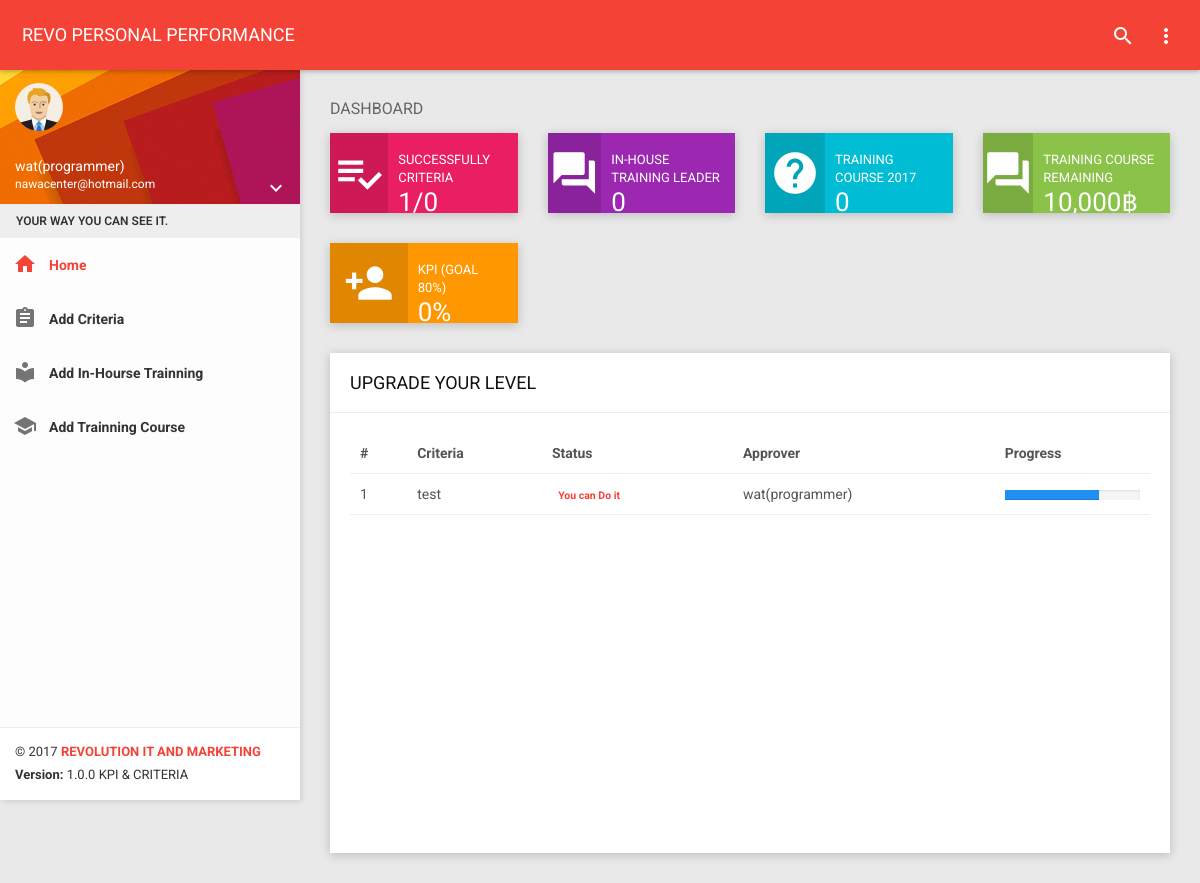
The page /dashboard.php?page=listcriteria (signed in) on the database as committed earlier.
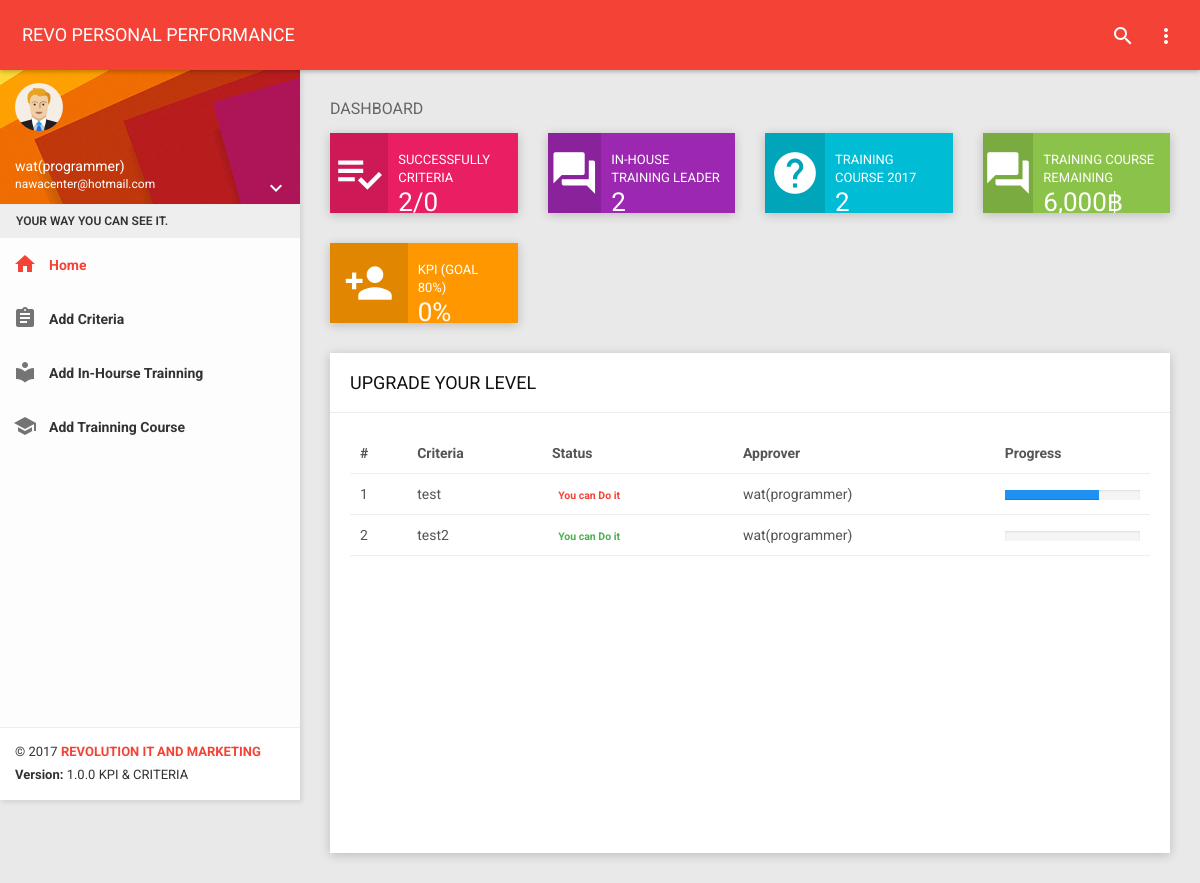
The same page on the database as committed later.
### tables this page shows
CREATE TABLE `criteria` (
  `id` mediumint(9) NOT NULL,
  `employee_id` smallint(6) NOT NULL,
  `criteria` varchar(255) NOT NULL,
  `approver_id` smallint(6) NOT NULL,
  `progress` smallint(6) NOT NULL,
  `status` enum('You can Do it','Trying','Well Done') NOT NULL,
  `color` varchar(20) NOT NULL
);

CREATE TABLE `account` (
  `employee_id` smallint(6) NOT NULL,
  `name` varchar(50) NOT NULL,
  `username` varchar(30) NOT NULL,
  `password` varchar(64) NOT NULL,
  `status` enum('pass','deny') NOT NULL,
  `date_login` datetime NOT NULL
);

### controller/class/database.php (called while the page is built, shortened)
<?php
Class MyDatabase
{
  function MyDatabase()
  {
    $server="localhost";
    $user="root";
    $pass="000000";
    $database="kpi";
    $this->con=mysqli_connect($server,$user,$pass,$database);
  }
  function fncSelectRecord($strCondition)
  {
      $strSQL = "$strCondition";
      $objQuery =mysqli_query($this->con,$strSQL);
      if(!$objQuery){
        $num_rows =0;
      }else{
        $num_rows = mysqli_num_rows($objQuery);
      }
      $rowResult = array();
      if ($num_rows>0) {
        while($row =mysqli_fetch_assoc($objQuery)){
        $rowResult[] = $row;
      }
  }
    return   $rowResult;
  }
  function __destruct() {
      return mysqli_close($this->con);
    }
}
 ?>

### controller/class/criteria.php (called while the page is built, shortened)
<?php
require_once("database.php");
class criteria
{
  public function countCriteria($type)
  {
    $employee_id = $_SESSION['employee_id'];
    if ($type=="all") {
    $sql="and status = 'Well Done'";
  }else {
  $sql="";
  }
    $clsMyDB = new MyDatabase();
    $sqlCondition = "SELECT count(*) as count FROM criteria WHERE employee_id ='$employee_id'".$sql;
    $objSelect = $clsMyDB->fncSelectRecord($sqlCondition);
    if(!$objSelect)
    {
    $data="0";
    }
    else{
    $data=$objSelect[0][count];
    }
    return $data;
  }
  public function listCriteria()
  {
$employee_id = $_SESSION['employee_id'];
$clsMyDB = new MyDatabase();
$sqlCondition = "SELECT c.id,c.criteria,c.approver_id,c.progress,c.status,c.color, a.name FROM criteria c LEFT JOIN account a ON c.employee_id=a.employee_id WHERE c.employee_id ='$employee_id'";
$objSelect = $clsMyDB->fncSelectRecord($sqlCondition);
if(!$objSelect)
{
$data="No data";
}
else{
$data=$objSelect;
}
return $data;
  }
public function calculateKpi($data_criteria,$data_criteria_all)
{
if ($data_criteria_all==0) {
$data=0;
}else {
$data=$data_criteria/$data_criteria_all;
}
return $data;
}
}
 ?>

### controller/dashboard.php (called while the page is built)
<?php
require_once("class/criteria.php");
require_once("class/trainning.php");
$obj_criteria= new criteria;
$data_criteria=$obj_criteria->countCriteria("not_all");
$data_criteria_all=$obj_criteria->countCriteria("all");
$data_criteria_list=$obj_criteria->listCriteria();
$data_kpi=$obj_criteria->calculateKpi($data_criteria,$data_criteria_all);
$obj_trainning= new trainning;
$data_count_in_house=$obj_trainning->countInHouse();
$data_count_trainning_course=$obj_trainning->countTrainningCourse();
$data_trainning_remaining=$obj_trainning->TrainningRemaining();
 ?>

### controller/class/trainning.php (called while the page is built, shortened)
<?php
require_once("database.php");
class trainning
{
public function countInHouse()
{
  $employee_id = $_SESSION['employee_id'];
  $clsMyDB = new MyDatabase();
  $sqlCondition = "SELECT count(*) as count  FROM in_house_train WHERE employee_id ='$employee_id' ";
  $objSelect = $clsMyDB->fncSelectRecord($sqlCondition);
  if(!$objSelect)
  {
  $data="0";
  }
  else{
  $data=$objSelect[0][count];
  }
  return $data;
}
public function countTrainningCourse()
{
  $employee_id = $_SESSION['employee_id'];
  $clsMyDB = new MyDatabase();
  $sqlCondition = "SELECT count(*) as count  FROM train_course WHERE employee_id ='$employee_id'";
  $objSelect = $clsMyDB->fncSelectRecord($sqlCondition);
  if(!$objSelect)
  {
  $data="0";
  }
  else{
  $data=$objSelect[0][count];
  }
  return $data;
}
public function TrainningRemaining()
{
  $employee_id = $_SESSION['employee_id'];
  $year=date("Y");
  $clsMyDB = new MyDatabase();
  $sqlCondition = "SELECT sum(train_course_cost) as cost  FROM train_course WHERE employee_id ='$employee_id' and year(train_course_day)='$year' ";
  $objSelect = $clsMyDB->fncSelectRecord($sqlCondition);
  if(!$objSelect)
  {
  $data="10000";
  }
  else{
  $data=(10000-$objSelect[0][cost]);
  }
  return $data;
}
}
 ?>

### listcriteria.php (the view)
<?php
$totaldata=count($data_criteria_list);
if($totaldata>0){
 ?>
 <div class="header">
     <h2>UPGRADE YOUR LEVEL</h2>
 </div>
 <div class="body">
  <div class="table-responsive">
      <table class="table table-hover dashboard-task-infos">
          <thead>
              <tr>
                  <th>#</th>
                  <th>Criteria</th>
                  <th>Status</th>
                  <th>Approver</th>
                  <th>Progress</th>
              </tr>
          </thead>
          <tbody>
          <?php
          for ($i=0; $i <$totaldata ; $i++) {
            ?>
            <tr>
                <td><?= ($i+1) ?></td>
                <td><?=$data_criteria_list[$i]["criteria"]?></td>
                <td><span class="label <?=$data_criteria_list[$i]["color"]?>"><?=$data_criteria_list[$i]["status"]?></span></td>
                <td><?=$data_criteria_list[$i]["approver"]?><?=$data_criteria_list[$i]["name"]?></td>
                <td>
                    <div class="progress">
                        <div class="progress-bar <?=$data_criteria_list[$i]["color"]?>" role="progressbar" aria-valuenow="<?=$data_criteria_list[$i]["progress"];?>" aria-valuemin="0" aria-valuemax="100" style="width: <?=$data_criteria_list[$i]["progress"];?>%"></div>
                    </div>
                </td>
            </tr>
            <?php
          }
          ?>
          </tbody>
      </table>
  </div>
   </div>
  <?php
}else{
  echo "no data";
}
   ?>

### dashboard.php (shortened to what this page needs)
<?php
require_once("controller/dashboard.php");
$page=$_GET[page];
?>
<!DOCTYPE html>
<html>
<head>
    <link href="plugins/bootstrap/css/bootstrap.css" rel="stylesheet">
    <link href="css/style.css" rel="stylesheet">
    <link href="css/themes/all-themes.css" rel="stylesheet" />
    <link rel="stylesheet" href="bower_components/eonasdan-bootstrap-datetimepicker/build/css/bootstrap-datetimepicker.min.css" />
</head>
<body class="theme-red">
    <?php include("include/navbar-header.php");?>
    <?php include("include/leftsidebar.php");?>
    <section class="content">
        <div class="container-fluid">
            <div class="block-header">
                <h2>DASHBOARD</h2>
            </div>
            <div class="row clearfix">
                <div class="col-lg-3 col-md-3 col-sm-6 col-xs-12">
                  <a href="dashboard.php?page=listcriteria">   <div class="info-box bg-pink hover-expand-effect">
                        <div class="icon">
                            <i class="material-icons">playlist_add_check</i>
                        </div>
                       <div class="content">
                            <div class="text">SUCCESSFULLY CRITERIA</div>
                            <div class="number"><?=$data_criteria?>/<?=$data_criteria_all?></div>
                        </div>
                    </div>
                    </a>
                </div>
                <div class="col-lg-3 col-md-3 col-sm-6 col-xs-12">
                    <a href="dashboard.php?page=list_inhouse_training"><div class="info-box bg-purple hover-expand-effect">
                        <div class="icon">
                            <i class="material-icons">forum</i>
                        </div>
                        <div class="content">
                            <div class="text">IN-HOUSE TRAINING LEADER</div>
                            <div class="number"><?= $data_count_in_house ?></div>
                        </div>
                    </div>
                  </a>
                </div>
                <div class="col-lg-3 col-md-3 col-sm-6 col-xs-12">
                    <a href="dashboard.php?page=list_training_course"><div class="info-box bg-cyan hover-expand-effect">
                        <div class="icon">
                            <i class="material-icons">help</i>
                        </div>
                        <div class="content">
                            <div class="text">TRAINING COURSE 2017</div>
                            <div class="number"><?= $data_count_trainning_course ?></div>
                        </div>
                    </div>
                  </a>
                </div>
                <div class="col-lg-3 col-md-3 col-sm-6 col-xs-12">
                    <div class="info-box bg-light-green hover-expand-effect">
                        <div class="icon">
                            <i class="material-icons">forum</i>
                        </div>
                        <div class="content">
                            <div class="text">TRAINING COURSE REMAINING</div>
                            <div class="number"><?= number_format($data_trainning_remaining) ?>฿</div>
                        </div>
                    </div>
                </div>
                <div class="col-lg-3 col-md-3 col-sm-6 col-xs-12">
                    <div class="info-box bg-orange hover-expand-effect">
                        <div class="icon">
                            <i class="material-icons">person_add</i>
                        </div>
                        <div class="content">
                            <div class="text">KPI (GOAL 80%)</div>
                            <div class="number"><?= $data_kpi ?>%</div>
                        </div>
                    </div>
                </div>
            </div>
            <div class="row clearfix">
                <div class="col-xs-12 col-sm-12 col-md-12 col-lg-12">
                    <div class="card">
<?php
switch ($page) {
  case 'listcriteria':
    include('listcriteria.php');
    break;
}
 ?>
                    </div>
                </div>
            </div>
        </div>
    </section>
</body>
</html>

### include/navbar-header.php (shortened to what this page needs)
<nav class="navbar">
        <div class="container-fluid">
            <div class="navbar-header">
                <a class="navbar-brand" href="index.html">REVO PERSONAL PERFORMANCE</a>
            </div>
            <div class="collapse navbar-collapse" id="navbar-collapse">
                <ul class="nav navbar-nav navbar-right">
                    <li><a href="javascript:void(0);" class="js-search" data-close="true"><i class="material-icons">search</i></a></li>
                    <li class="pull-right"><a href="javascript:void(0);" class="js-right-sidebar" data-close="true"><i class="material-icons">more_vert</i></a></li>
                </ul>
            </div>
        </div>
    </nav>

### include/leftsidebar.php (shortened to what this page needs)
<section>
        <aside id="leftsidebar" class="sidebar">
            <div class="user-info">
                <div class="image">
                    <img src="images/user.png" width="48" height="48" alt="User" />
                </div>
                <div class="info-container">
                    <div class="name"><?= $_SESSION['name'] ?></div>
                    <div class="email"><?= $_SESSION['username'] ?></div>
                    <div class="btn-group user-helper-dropdown">
                        <i class="material-icons" data-toggle="dropdown" aria-haspopup="true" aria-expanded="true">keyboard_arrow_down</i>
                    </div>
                </div>
            </div>
            <div class="menu">
                <ul class="list">
                    <li class="header">YOUR WAY YOU CAN SEE IT.</li>
                    <li class="active">
                        <a href="../dashboard.php?page=listcriteria">
                            <i class="material-icons">home</i>
                            <span>Home</span>
                        </a>
                    </li>
                    <li>
                        <a href="dashboard.php?page=add_criteria">
                            <i class="material-icons">assignment</i>
                            <span>Add Criteria</span>
                        </a>
                    </li>
                    <li>
                        <a href="dashboard.php?page=add_in_hourse_trainning">
                          <i class="material-icons">local_library</i>
                            <span>Add In-Hourse Trainning</span>
                        </a>
                    </li>
                    <li>
                        <a href="dashboard.php?page=add_trainning_course">
                          <i class="material-icons">school</i>
                            <span>Add Trainning Course</span>
                        </a>
                    </li>
                </ul>
            </div>
            <div class="legal">
                <div class="copyright">
                    &copy; 2017 <a href="javascript:void(0);">REVOLUTION IT AND MARKETING</a>
                </div>
                <div class="version">
                    <b>Version: </b> 1.0.0 KPI & CRITERIA
                </div>
            </div>
        </aside>
    </section>

### css/themes/all-themes.css (style rules this page uses)
.theme-red .navbar-brand { color: #fff; }
.theme-red .nav > li > a { color: #fff; }
.theme-red .sidebar .menu .list li.active { background-color: transparent; }
.theme-red .sidebar .menu .list li.active > :first-child i, .theme-red .sidebar .menu .list li.active > :first-child span { color: #F44336; }
.theme-red .sidebar .menu .list .toggled { background-color: transparent; }
.theme-red .sidebar .legal { background-color: #fff; }
.theme-red .sidebar .legal .copyright a { color: #F44336 !important; }

Rows that differ between the two databases and show on the page:
added criteria: criteria "test2", status "You can Do it", employee.name "wat(programmer)"
Other text that changed with them:
$data_criteria: "1" → "2"
$data_count_in_house: "0" → "2"
$data_count_trainning_course: "0" → "2"
$data_trainning_remaining: "10,000" → "6,000"
